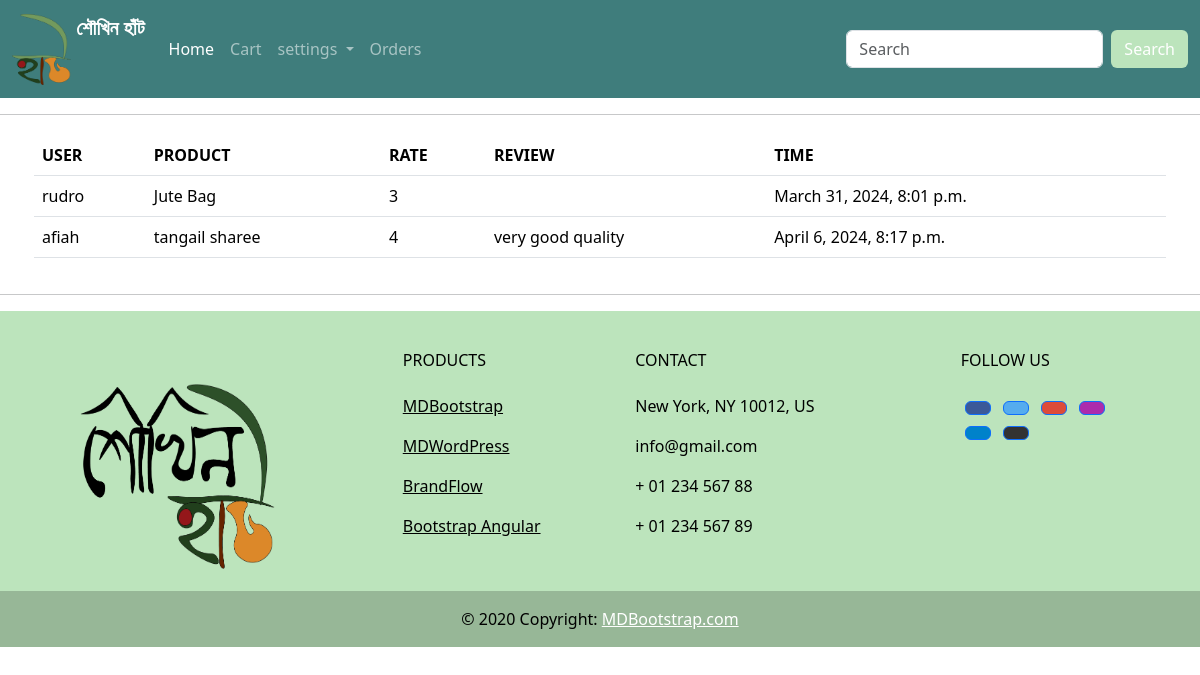
Page /add_rating/product_rating/ on the earlier database version.
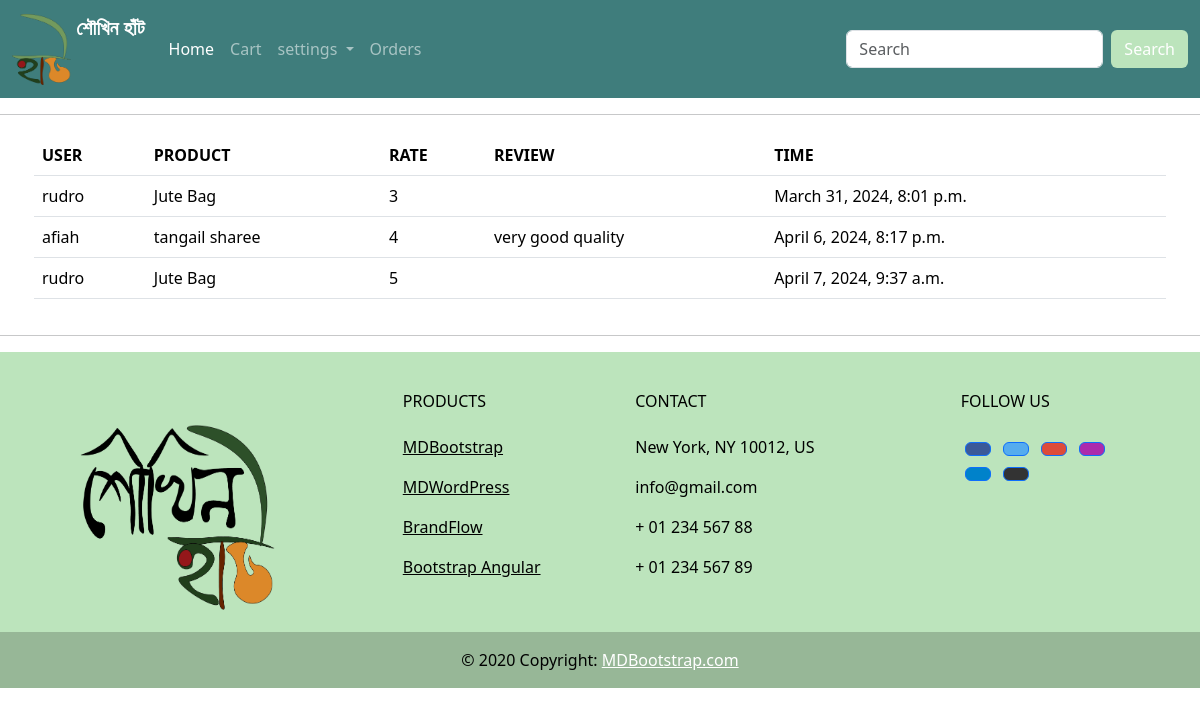
Same page on the later database version.
### shoukhin/models.py (models this page shows, shortened)
class Rating(models.Model):
    user = models.ForeignKey(User, on_delete=models.CASCADE)
    product = models.ForeignKey('Product', on_delete=models.CASCADE)
    rating = models.IntegerField(choices=[(i, str(i)) for i in range(1, 6)],blank=True, null=True)
    review = models.TextField(max_length=400,blank=True, null=True)
    created_at = models.DateTimeField(auto_now_add=True)

class product(models.Model):
    CATEGORY_CHOICES = CATEGORY_CHOICES = [
        ('jute', 'Jute'),
        ('clothing', 'Clothing'),
        ('jewellery', 'Jewellery'),
        ('food', 'Food'),
        ('home_decor', 'Home Decor'),
        ('pottery', 'Pottery'),
        ('nakshi_kantha', 'Nakshi Kantha'),
        ('others', 'Others'),
    ]
    name = models.CharField(max_length=200)
    price = models.IntegerField()
    description = models.TextField(blank=True,null=True)
    measurements = models.CharField(max_length=300)
    category = models.CharField(max_length=100, choices=CATEGORY_CHOICES, default='others')
    image = models.ImageField(upload_to='static/images', blank=True, null=True, default='static/images/default_no_img.jfif')
    stock = models.IntegerField(default=0)
    def __str__(self):
        return self.name

### shoukhin/views.py (the view)
# urls.py: path('add_rating/product_rating/', s_view.product_rating, name='product_rating'),
def product_rating(request):
    rate = Rating.objects.all()
    context={
        'Rating':rate,
    }
    return  render(request,template_name='body/product_rating.html',context=context)

### shoukhin/template/body/product_rating.html
{% extends 'body/main.html' %}
{% load static %}
{% block content %}
<table class="table">
  <thead class="thead-dark">
    <tr>
      <th scope="col">USER</th>
      <th scope="col">PRODUCT</th>
      <th scope="col">RATE</th>
      <th scope="col">REVIEW</th>
        <th scope="col">TIME</th>
    </tr>
  </thead>
  <tbody>
  {% for r in Rating %}
    <tr>
      <td>{{r.user}}</td>
      <td>{{r.product}}</td>
      <td>{{r.rating}}</td>
        <td>{{r.review}}</td>
        <td>{{r.created_at}}</td>
    </tr>
{% endfor %}
  </tbody>
</table>
{% endblock %}

Differences in the rows shown:
added Rating: user "rudro", product "Jute Bag", rating "5", created_at "April 7, 2024, 9:37 a.m."
